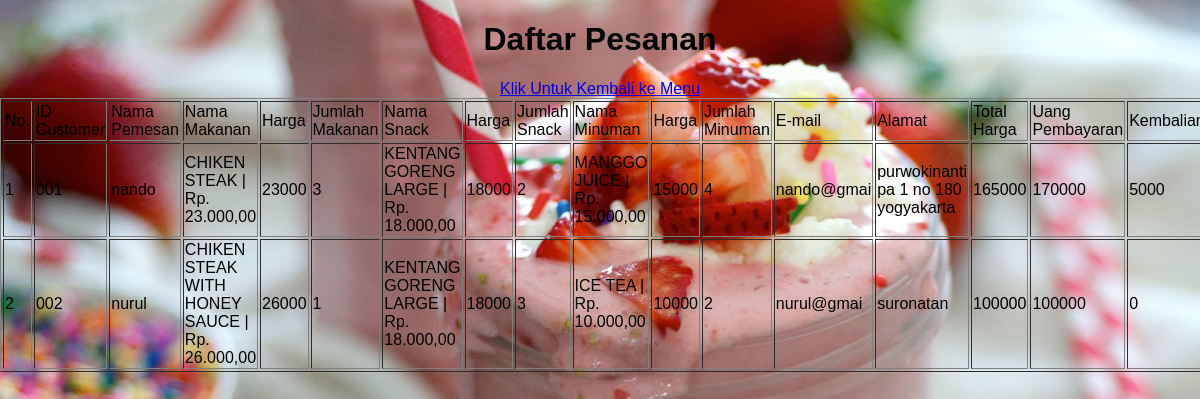
/tampil_pesanan.php, run on the app's committed database.
### tables this page shows
CREATE TABLE `paket` (
  `idcustomer` varchar(15) NOT NULL,
  `nama` varchar(50) NOT NULL,
  `namamakanan` varchar(150) NOT NULL,
  `hargamakanan` varchar(50) NOT NULL,
  `jumlahmakanan` varchar(30) DEFAULT NULL,
  `namasnack` varchar(150) NOT NULL,
  `hargasnack` varchar(50) NOT NULL,
  `jumlahsnack` varchar(30) NOT NULL,
  `namaminuman` varchar(150) NOT NULL,
  `hargaminuman` varchar(50) NOT NULL,
  `jumlahminuman` varchar(30) NOT NULL,
  `email` varchar(10) NOT NULL,
  `alamat` varchar(100) NOT NULL,
  `total` varchar(50) NOT NULL,
  `bayar` varchar(15) NOT NULL,
  `kembalian` varchar(15) NOT NULL
);

### tampil_pesanan.php (the view, shortened to what this page needs)
<!DOCTYPE html>
<html>
<head>
</head>
<body>
  <h1 align="center">Daftar Pesanan</h1>
  <center>
  <table border='1'>
    <tr><td>No.</td>
      <td>ID Customer</td>
	  <td>Nama Pemesan</td>
      <td>Nama Makanan</td>
	  <td>Harga</td>
      <td>Jumlah Makanan</td>
	  <td>Nama Snack</td>
	  <td>Harga</td>
      <td>Jumlah Snack</td>
	  <td>Nama Minuman</td>
	  <td>Harga</td>
      <td>Jumlah Minuman</td>
      <td>E-mail</td>
      <td>Alamat</td>
	  <td>Total Harga</td>
	  <td>Uang Pembayaran</td>
	  <td>Kembalian</td>
    </tr>
	</center>
	<a href='home.php'>Klik Untuk Kembali ke Menu</a>
	<?php
$host = "localhost";
$username = "root";
$password = "";
$db_name = "justdoeat";
$konek = new mysqli($host, $username, $password, $db_name);
$sql = "SELECT * FROM paket";
$data = $konek->query($sql);
if ($data->num_rows > 0){
  $no = 1;
  while ($row = $data->fetch_assoc()) {
    echo "<tr>";
    echo "<td>".$no++."</td>";
    echo "<td>".$row['idcustomer']."</td>";
	echo "<td>".$row['nama']."</td>";
    echo "<td>".$row['namamakanan']."</td>";
	echo "<td>".$row['hargamakanan']."</td>";
    echo "<td>".$row['jumlahmakanan']."</td>";
    echo "<td>".$row['namasnack']."</td>";
	echo "<td>".$row['hargasnack']."</td>";
    echo "<td>".$row['jumlahsnack']."</td>";
	echo "<td>".$row['namaminuman']."</td>";
	echo "<td>".$row['hargaminuman']."</td>";
    echo "<td>".$row['jumlahminuman']."</td>";
    echo "<td>".$row['email']."</td>";
    echo "<td>".$row['alamat']."</td>";
	echo "<td>".$row['total']."</td>";
	echo "<td>".$row['bayar']."</td>";
	echo "<td>".$row['kembalian']."</td>";
    echo "</tr>";
  }
}else{
  echo "Data Kosong!";
}
?>
</body>
</html>

### tampil_pesanan.php (style rules this page uses)
body { margin: 0; padding: 0; background: url(ms.jpeg); background-size : cover; background-position: center top; font-family: sans-serif; background-repeat: no-repeat; }
* { box-sizing: border-box; }

### data on the page
paket: idcustomer "001", nama "nando", namamakanan "CHIKEN STEAK | Rp. 23.000,00", hargamakanan "23000", jumlahmakanan "3", namasnack "KENTANG GORENG LARGE | Rp. 18.000,00", hargasnack "18000", jumlahsnack "2", namaminuman "MANGGO JUICE | Rp. 15.000,00", hargaminuman "15000", jumlahminuman "4", email "nando@gmai", alamat "purwokinanti pa 1 no 180 yogyakarta", total "165000", bayar "170000", kembalian "5000"
paket: idcustomer "002", nama "nurul", namamakanan "CHIKEN STEAK WITH HONEY SAUCE | Rp. 26.000,00", hargamakanan "26000", jumlahmakanan "1", namasnack "KENTANG GORENG LARGE | Rp. 18.000,00", hargasnack "18000", jumlahsnack "3", namaminuman "ICE TEA | Rp. 10.000,00", hargaminuman "10000", jumlahminuman "2", email "nurul@gmai", alamat "suronatan", total "100000", bayar "100000", kembalian "0"
